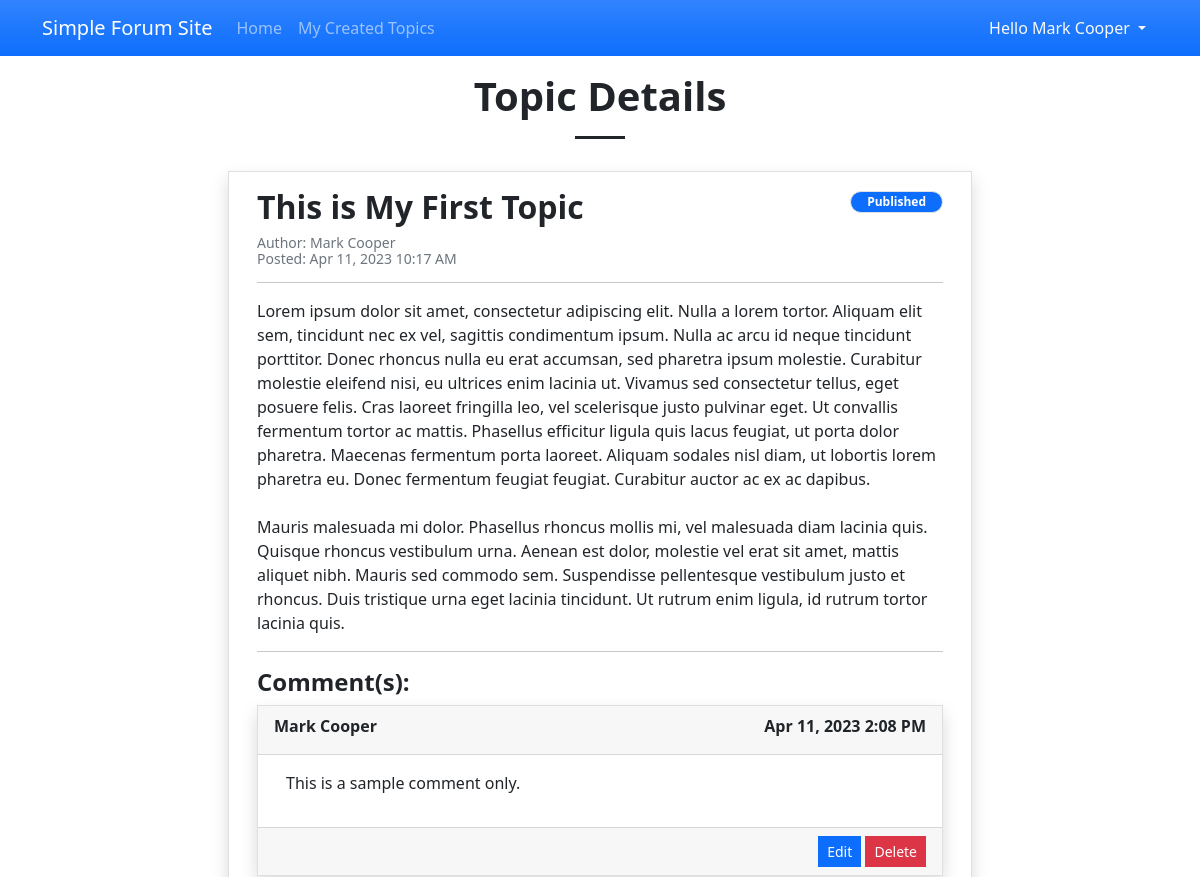
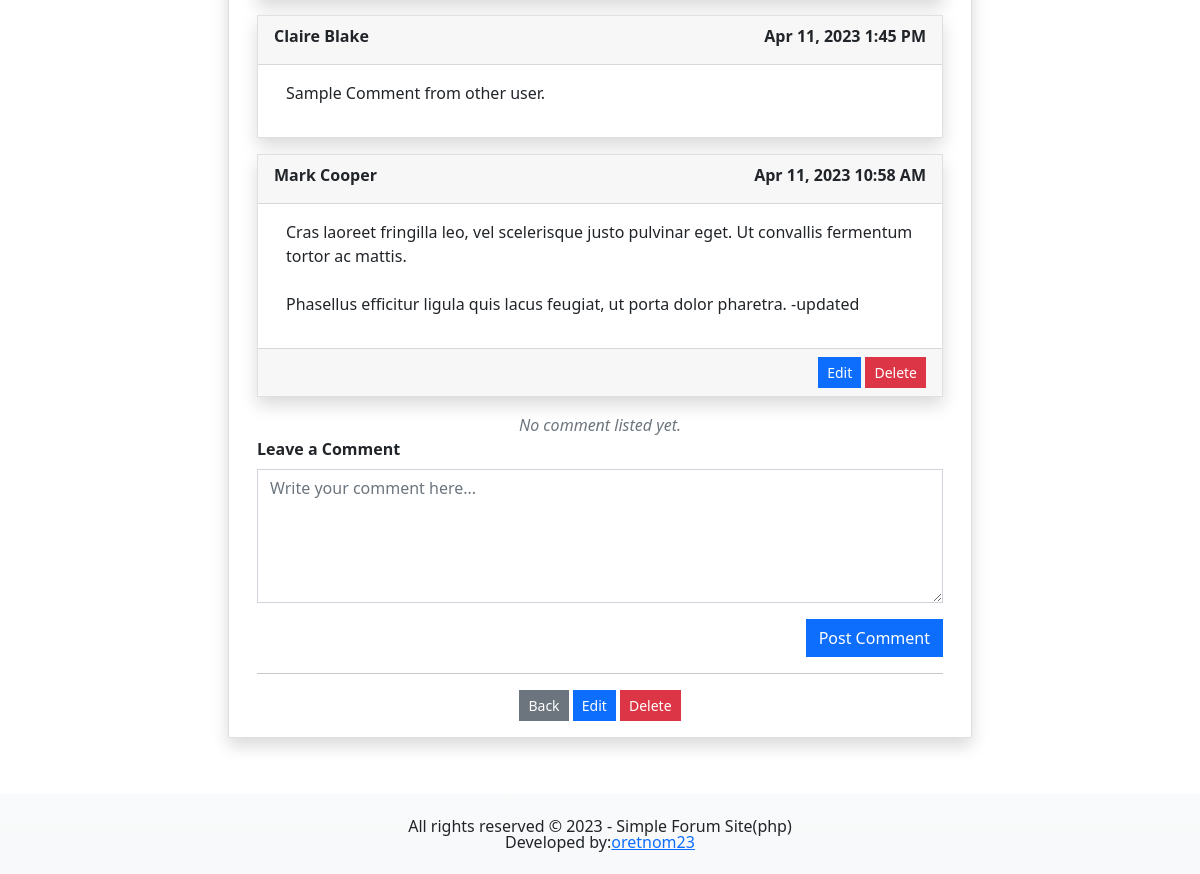
The app's page /?page=view_topic&id=1&fromFeed=true (signed in) with its own data (2 pictures, top to bottom).
### tables this page shows
CREATE TABLE `topic_list` (
            `topic_id` INTEGER NOT NULL PRIMARY KEY AUTOINCREMENT,
            `user_id` INTEGER NOT NULL,
            `title` TEXT NOT NULL,
            `description` TEXT NOT NULL,
            `status` TINYINT(2) NOT NULL Default 0,
            `date_created` TIMESTAMP DEFAULT CURRENT_TIMESTAMP,
            FOREIGN KEY(`user_id`) REFERENCES `user_list`(`user_id`)
        );

CREATE TABLE `comment_list` (
            `comment_id` INTEGER NOT NULL PRIMARY KEY AUTOINCREMENT,
            `topic_id` INTEGER NOT NULL,
            `user_id` INTEGER NOT NULL,
            `comment` TEXT NOT NULL,
            `date_created` TIMESTAMP DEFAULT CURRENT_TIMESTAMP,
            FOREIGN KEY(`topic_id`) REFERENCES `topic_list`(`topic_id`)
        );

### view_topic.php (the view, shortened to what this page needs)
<?php
if(isset($_GET['id']) && $_GET['id'] > 0){
    $sql = "SELECT *, COALESCE((SELECT `fullname` FROM `user_list` where `user_list`.`user_id` = `topic_list`.`user_id`),'N/A') as `author` FROM `topic_list` where `topic_id` = '{$_GET['id']}' ";
    $query = $conn->query($sql);
    $data = $query->fetchArray();
    $date_created = new DateTime($data['date_created'], new DateTimeZone('UTC'));
    $date_created->setTimezone(new DateTimeZone('Asia/Manila'));
    $created_date = $date_created->format("M d, Y g:i A");
}else{
    throw new ErrorException("This page requires a valid ID.");
}
?>
<h1 class="text-center fw-bolder">Topic Details</h1>
<hr class="mx-auto opacity-100" style="width:50px;height:3px">
<div class="col-lg-8 col-md-10 col-sm-12 mx-auto py-3">
    <div class="card rounded-0 shadow">
        <div class="card-body rounded-0">
            <div class="container-fluid">
                <div class="d-flex align-items-start">
                    <div class="col-auto flex-shrink-1 flex-grow-1">
                        <div class="lh-1">
                            <h2><b><?= $data['title'] ?? "" ?></b></h2>
                            <div><small class="text-secondary">Author: <?= $data['author'] ?></small></div>
                            <div><small class="text-muted">Posted: <?= $created_date ?></small></div>
                        </div>
                    </div>
                    <div class="col-auto">
                        <?php if(isset($data['status'])):
                            switch($data['status']){
                                case 1:
                                    echo "<span class='badge bg-primary border rounded-pill px-3'>Published</span>";
                                    break;
                            }
                        endif;
                        ?>
                    </div>
                </div>
                <hr>
                <?php if(isset($data['description'])): ?>
                <p><?= str_replace(["\n"], "<br/>", str_replace(["\n\r"], "<br/>", $data['description'])) ?></p>
                <?php endif; ?>
                <?php if(isset($data['topic_id'])): ?>
                <hr>
                <h4 class="fw-bold">Comment(s):</h4>
                <?php
                $comment_sql = $conn->query("SELECT *, COALESCE((SELECT `fullname` FROM `user_list` where `user_list`.`user_id` = `comment_list`.`user_id`),'N/A') as `author` FROM `comment_list` where `topic_id` = '{$data['topic_id']}' ORDER BY strftime('%s', `date_created`) desc");
                while($row = $comment_sql->fetchArray(SQLITE3_ASSOC)):
                    $date_created = new DateTime($row['date_created'], new DateTimeZone('UTC'));
                    $date_created->setTimezone(new DateTimeZone('Asia/Manila'));
                ?>
                <div class="card rounded-0 shadow mb-3">
                    <div class="card-header rounded-0">
                        <div class="card-title">
                            <div class="d-flex w-100 justify-content-between">
                                <div class="col-auto flex-grow-1"><b><?= $row['author'] ?></b></div>
                                <div class="col-auto"><b><?= $date_created->format("M d, Y g:i A") ?></b></div>
                            </div>
                        </div>
                    </div>
                    <div class="card-body rounded-0">
                        <div class="container-fluid">
                            <p><?= str_replace(["\n"], "<br/>", str_replace(["\n\r"], "<br/>", $row['comment'])) ?></p>
                        </div>
                    </div>
                    <?php if($_SESSION['user_id'] == $row['user_id']): ?>
                        <div class="card-footer text-end">
                            <button class="btn btn-sm btn-primary rounded-0 edit_comment" type="button" data-id="<?= $row['comment_id'] ?>">Edit</button>
                            <button class="btn btn-sm btn-danger rounded-0 delete_comment" type="button" data-id="<?= $row['comment_id'] ?>">Delete</button>
                        </div>
                    <?php endif; ?>
                </div>
                <?php endwhile; ?>
                <?php if(!$comment_sql->fetchArray()): ?>
                    <div class="text-center text-secondary fst-italic">No comment listed yet.</div>
                <?php endif; ?>
                <form action="" id="comment-form">
                    <div class="mb-3">
                        <label for="comment" class="form-label fw-bolder">Leave a Comment</label>
                        <textarea name="comment" id="comment" cols="30" rows="5" class="form-control rounded-0" required="required" placeholder="Write your comment here..."></textarea>
                    </div>
                    <div class="mb-3">
                        <div class="d-flex w-100 justify-content-end">
                            <button class="btn btn-primary rounded-0">Post Comment</button>
                        </div>
                    </div>
                </form>
                <?php endif; ?>
                <hr>
                <div class="text-center">
                    <?php if(isset($_GET['fromFeed'])): ?>
                        <a href="./" class="btn btn-sm btn-secondary rounded-0">Back</a>
                    <?php else: ?>
                        <a href="./?page=topic" class="btn btn-sm btn-secondary rounded-0">Back to List</a>
                    <?php endif; ?>
                    <?php if(isset($data['topic_id']) && $data['user_id'] == $_SESSION['user_id']): ?>
                        <a href="./?page=manage_topic&id=<?= $data['topic_id'] ?>&toview=true" class="btn btn-sm btn-primary rounded-0">Edit</a>
                        <button type="button" data-id="<?= $data['topic_id'] ?>&toview=true" class="btn btn-sm btn-danger rounded-0 delete_data">Delete</button>
                    <?php endif; ?>
                </div>
            </div>
        </div>
    </div>
</div>

### index.php (shortened to what this page needs)
<?php
$page = $_GET['page'] ?? 'home';
?>
<!DOCTYPE html>
<html lang="en">
<head>
    <link rel="stylesheet" href="./css/bootstrap.min.css">
    <link rel="stylesheet" href="./css/custom.css">
</head>
<body>
    <main>
    <nav class="navbar navbar-expand-lg navbar-dark bg-primary bg-gradient fixed-top mb-5" id="topNavBar">
        <div class="container">
            <a class="navbar-brand" href="./">
            Simple Forum Site
            </a>
            <div class="collapse navbar-collapse" id="navbarNav">
                <ul class="navbar-nav">
                    <?php if($_SESSION['type'] == 1): ?>
                    <li class="nav-item">
                        <a class="nav-link <?php echo ($page == 'home')? 'active' : '' ?>" aria-current="page" href="./">Home</a>
                    </li>
                    <li class="nav-item">
                        <a class="nav-link <?php echo ($page == 'users')? 'active' : '' ?>" aria-current="page" href="./?page=users">Users</a>
                    </li>
                    <?php else: ?>
                    <li class="nav-item">
                        <a class="nav-link <?php echo ($page == 'home')? 'active' : '' ?>" aria-current="page" href="./">Home</a>
                    </li>
                    <li class="nav-item">
                        <a class="nav-link <?php echo ($page == 'topic')? 'active' : '' ?>" aria-current="page" href="./?page=topic">My Created Topics</a>
                    </li>
                    <?php endif; ?>
                </ul>
            </div>
            <div class="dropdown">
                <button class="btn btn-secondary dropdown-toggle bg-transparent  text-light border-0" type="button" id="dropdownMenuButton1" data-bs-toggle="dropdown" aria-expanded="false">
                    Hello <?php echo $_SESSION['fullname'] ?>
                </button>
            </div>
        </div>
    </nav>
    <div class="container-md pt-5 pb-3" id="page-container">
        <div class="my-4">
            <?php include($page.".php");  ?>
        </div>
    </div>
    <footer class="position-fixed bottom-0 w-100 bg-gradient bg-light">
        <div class="lh-1 container py-4">
            <div class="text-center">All rights reserved &copy; <?= date("Y") ?> - Simple Forum Site(php)</div>
            <div class="text-center">Developed by:<a href="mailto:oretnom23@gmail.com" class='text-body-tertiary'>oretnom23</a></div>
        </div>
    </footer>
</body>
</html>

### css/custom.css (style rules this page uses)
html, body { margin: unset; height: 100%; width: 100%; overflow-x: hidden; }
body { padding-bottom:5em; }

### records on screen
topic_list: title "This is My First Topic", date_created "Apr 11, 2023 10:17 AM", description "Lorem ipsum dolor sit amet, consectetur adipiscing elit. Nulla a lorem tortor. Aliquam elit sem, tincidunt nec ex vel, sagittis condimentum ipsum. Nulla ac arcu id neque tincidunt porttitor. Donec rhoncus nulla eu erat accumsan, sed pharetra ipsum molestie. Curabitur molestie eleifend nisi, eu ultrices enim lacinia ut. Vivamus sed consectetur tellus, eget posuere felis. Cras laoreet fringilla leo, vel scelerisque justo pulvinar eget. Ut convallis fermentum tortor ac mattis. Phasellus efficitur ligula quis lacus feugiat, ut porta dolor pharetra. Maecenas fermentum porta laoreet. Aliquam sodales nisl diam, ut lobortis lorem pharetra eu. Donec fermentum feugiat feugiat. Curabitur auctor ac ex…"
comment_list: author "Mark Cooper", date_created "Apr 11, 2023 2:08 PM", comment "This is a sample comment only."
comment_list: author "Claire Blake", date_created "Apr 11, 2023 1:45 PM", comment "Sample Comment from other user."
comment_list: author "Mark Cooper", date_created "Apr 11, 2023 10:58 AM", comment "Cras laoreet fringilla leo, vel scelerisque justo pulvinar eget. Ut convallis fermentum tortor ac mattis. Phasellus efficitur ligula quis lacus feugiat, ut porta dolor pharetra. -updated"

### other values on screen
$_SESSION['fullname'] "Mark Cooper"
$data['author'] "Mark Cooper"
